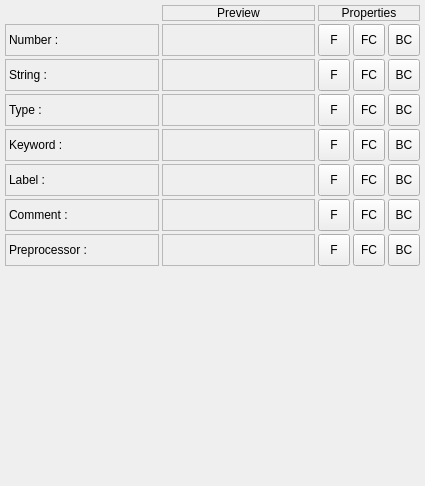
        <widget class="QWidget" name="pSyntaxHighlighter" >
         <property name="geometry" >
          <rect>
           <x>0</x>
           <y>0</y>
           <width>425</width>
           <height>486</height>
          </rect>
         </property>
         <attribute name="label" >
          <string>Syntax Highlighter</string>
         </attribute>
         <layout class="QGridLayout" >
          <property name="margin" >
           <number>5</number>
          </property>
          <property name="spacing" >
           <number>3</number>
          </property>
          <item row="3" column="0" >
           <widget class="QLabel" name="lType" >
            <property name="frameShape" >
             <enum>QFrame::StyledPanel</enum>
            </property>
            <property name="text" >
             <string>Type :</string>
            </property>
           </widget>
          </item>
          <item row="1" column="3" >
           <widget class="QToolButton" name="tbColorSchemeForeground1" >
            <property name="minimumSize" >
             <size>
              <width>32</width>
              <height>32</height>
             </size>
            </property>
            <property name="maximumSize" >
             <size>
              <width>32</width>
              <height>32</height>
             </size>
            </property>
            <property name="cursor" >
             <cursor>13</cursor>
            </property>
            <property name="toolTip" >
             <string>Foreground Color...</string>
            </property>
            <property name="text" >
             <string>FC</string>
            </property>
           </widget>
          </item>
          <item row="4" column="2" >
           <widget class="QToolButton" name="tbColorSchemeFont4" >
            <property name="minimumSize" >
             <size>
              <width>32</width>
              <height>32</height>
             </size>
            </property>
            <property name="maximumSize" >
             <size>
              <width>32</width>
              <height>32</height>
             </size>
            </property>
            <property name="cursor" >
             <cursor>13</cursor>
            </property>
            <property name="toolTip" >
             <string>Font...</string>
            </property>
            <property name="text" >
             <string>F</string>
            </property>
           </widget>
          </item>
          <item row="4" column="1" >
           <widget class="QLabel" name="lColorSchemePreview4" >
            <property name="autoFillBackground" >
             <bool>true</bool>
            </property>
            <property name="frameShape" >
             <enum>QFrame::StyledPanel</enum>
            </property>
            <property name="text" >
             <string/>
            </property>
           </widget>
          </item>
          <item row="2" column="3" >
           <widget class="QToolButton" name="tbColorSchemeForeground2" >
            <property name="minimumSize" >
             <size>
              <width>32</width>
              <height>32</height>
             </size>
            </property>
            <property name="maximumSize" >
             <size>
              <width>32</width>
              <height>32</height>
             </size>
            </property>
            <property name="cursor" >
             <cursor>13</cursor>
            </property>
            <property name="toolTip" >
             <string>Foreground Color...</string>
            </property>
            <property name="text" >
             <string>FC</string>
            </property>
           </widget>
          </item>
          <item row="0" column="1" >
           <widget class="QLabel" name="lColorSchemePreview" >
            <property name="sizePolicy" >
             <sizepolicy>
              <hsizetype>3</hsizetype>
              <vsizetype>5</vsizetype>
              <horstretch>0</horstretch>
              <verstretch>0</verstretch>
             </sizepolicy>
            </property>
            <property name="frameShape" >
             <enum>QFrame::StyledPanel</enum>
            </property>
            <property name="frameShadow" >
             <enum>QFrame::Sunken</enum>
            </property>
            <property name="text" >
             <string>Preview</string>
            </property>
            <property name="alignment" >
             <set>Qt::AlignCenter</set>
            </property>
           </widget>
          </item>
          <item row="7" column="1" >
           <widget class="QLabel" name="lColorSchemePreview7" >
            <property name="autoFillBackground" >
             <bool>true</bool>
            </property>
            <property name="frameShape" >
             <enum>QFrame::StyledPanel</enum>
            </property>
            <property name="text" >
             <string/>
            </property>
           </widget>
          </item>
          <item row="1" column="1" >
           <widget class="QLabel" name="lColorSchemePreview1" >
            <property name="autoFillBackground" >
             <bool>true</bool>
            </property>
            <property name="frameShape" >
             <enum>QFrame::StyledPanel</enum>
            </property>
            <property name="text" >
             <string/>
            </property>
           </widget>
          </item>
          <item row="6" column="3" >
           <widget class="QToolButton" name="tbColorSchemeForeground6" >
            <property name="minimumSize" >
             <size>
              <width>32</width>
              <height>32</height>
             </size>
            </property>
            <property name="maximumSize" >
             <size>
              <width>32</width>
              <height>32</height>
             </size>
            </property>
            <property name="cursor" >
             <cursor>13</cursor>
            </property>
            <property name="toolTip" >
             <string>Foreground Color...</string>
            </property>
            <property name="text" >
             <string>FC</string>
            </property>
           </widget>
          </item>
          <item row="5" column="0" >
           <widget class="QLabel" name="lLabel" >
            <property name="sizePolicy" >
             <sizepolicy>
              <hsizetype>3</hsizetype>
              <vsizetype>5</vsizetype>
              <horstretch>0</horstretch>
              <verstretch>0</verstretch>
             </sizepolicy>
            </property>
            <property name="frameShape" >
             <enum>QFrame::StyledPanel</enum>
            </property>
            <property name="text" >
             <string>Label :</string>
            </property>
           </widget>
          </item>
          <item row="5" column="2" >
           <widget class="QToolButton" name="tbColorSchemeFont5" >
            <property name="minimumSize" >
             <size>
              <width>32</width>
              <height>32</height>
             </size>
            </property>
            <property name="maximumSize" >
             <size>
              <width>32</width>
              <height>32</height>
             </size>
            </property>
            <property name="cursor" >
             <cursor>13</cursor>
            </property>
            <property name="toolTip" >
             <string>Font...</string>
            </property>
            <property name="text" >
             <string>F</string>
            </property>
           </widget>
          </item>
          <item row="6" column="1" >
           <widget class="QLabel" name="lColorSchemePreview6" >
            <property name="autoFillBackground" >
             <bool>true</bool>
            </property>
            <property name="frameShape" >
             <enum>QFrame::StyledPanel</enum>
            </property>
            <property name="text" >
             <string/>
            </property>
           </widget>
          </item>
          <item row="6" column="4" >
           <widget class="QToolButton" name="tbColorSchemeBackground6" >
            <property name="minimumSize" >
             <size>
              <width>32</width>
              <height>32</height>
             </size>
            </property>
            <property name="maximumSize" >
             <size>
              <width>32</width>
              <height>32</height>
             </size>
            </property>
            <property name="cursor" >
             <cursor>13</cursor>
            </property>
            <property name="toolTip" >
             <string>Background Color...</string>
            </property>
            <property name="text" >
             <string>BC</string>
            </property>
           </widget>
          </item>
          <item row="0" column="2" colspan="3" >
           <widget class="QLabel" name="lColorSchemeProperties" >
            <property name="sizePolicy" >
             <sizepolicy>
              <hsizetype>3</hsizetype>
              <vsizetype>5</vsizetype>
              <horstretch>0</horstretch>
              <verstretch>0</verstretch>
             </sizepolicy>
            </property>
            <property name="frameShape" >
             <enum>QFrame::StyledPanel</enum>
            </property>
            <property name="frameShadow" >
             <enum>QFrame::Sunken</enum>
            </property>
            <property name="text" >
             <string>Properties</string>
            </property>
            <property name="alignment" >
             <set>Qt::AlignCenter</set>
            </property>
           </widget>
          </item>
          <item row="2" column="1" >
           <widget class="QLabel" name="lColorSchemePreview2" >
            <property name="autoFillBackground" >
             <bool>true</bool>
            </property>
            <property name="frameShape" >
             <enum>QFrame::StyledPanel</enum>
            </property>
            <property name="text" >
             <string/>
            </property>
           </widget>
          </item>
          <item row="6" column="2" >
           <widget class="QToolButton" name="tbColorSchemeFont6" >
            <property name="minimumSize" >
             <size>
              <width>32</width>
              <height>32</height>
             </size>
            </property>
            <property name="maximumSize" >
             <size>
              <width>32</width>
              <height>32</height>
             </size>
            </property>
            <property name="cursor" >
             <cursor>13</cursor>
            </property>
            <property name="toolTip" >
             <string>Font...</string>
            </property>
            <property name="text" >
             <string>F</string>
            </property>
           </widget>
          </item>
          <item row="1" column="0" >
           <widget class="QLabel" name="lNumber" >
            <property name="frameShape" >
             <enum>QFrame::StyledPanel</enum>
            </property>
            <property name="text" >
             <string>Number :</string>
            </property>
           </widget>
          </item>
          <item row="5" column="1" >
           <widget class="QLabel" name="lColorSchemePreview5" >
            <property name="autoFillBackground" >
             <bool>true</bool>
            </property>
            <property name="frameShape" >
             <enum>QFrame::StyledPanel</enum>
            </property>
            <property name="text" >
             <string/>
            </property>
           </widget>
          </item>
          <item row="3" column="4" >
           <widget class="QToolButton" name="tbColorSchemeBackground3" >
            <property name="minimumSize" >
             <size>
              <width>32</width>
              <height>32</height>
             </size>
            </property>
            <property name="maximumSize" >
             <size>
              <width>32</width>
              <height>32</height>
             </size>
            </property>
            <property name="cursor" >
             <cursor>13</cursor>
            </property>
            <property name="toolTip" >
             <string>Background Color...</string>
            </property>
            <property name="text" >
             <string>BC</string>
            </property>
           </widget>
          </item>
          <item row="7" column="4" >
           <widget class="QToolButton" name="tbColorSchemeBackground7" >
            <property name="minimumSize" >
             <size>
              <width>32</width>
              <height>32</height>
             </size>
            </property>
            <property name="maximumSize" >
             <size>
              <width>32</width>
              <height>32</height>
             </size>
            </property>
            <property name="cursor" >
             <cursor>13</cursor>
            </property>
            <property name="toolTip" >
             <string>Background Color...</string>
            </property>
            <property name="text" >
             <string>BC</string>
            </property>
           </widget>
          </item>
          <item row="2" column="0" >
           <widget class="QLabel" name="lString" >
            <property name="frameShape" >
             <enum>QFrame::StyledPanel</enum>
            </property>
            <property name="text" >
             <string>String :</string>
            </property>
           </widget>
          </item>
          <item row="5" column="3" >
           <widget class="QToolButton" name="tbColorSchemeForeground5" >
            <property name="minimumSize" >
             <size>
              <width>32</width>
              <height>32</height>
             </size>
            </property>
            <property name="maximumSize" >
             <size>
              <width>32</width>
              <height>32</height>
             </size>
            </property>
            <property name="cursor" >
             <cursor>13</cursor>
            </property>
            <property name="toolTip" >
             <string>Foreground Color...</string>
            </property>
            <property name="text" >
             <string>FC</string>
            </property>
           </widget>
          </item>
          <item row="6" column="0" >
           <widget class="QLabel" name="lComment" >
            <property name="frameShape" >
             <enum>QFrame::StyledPanel</enum>
            </property>
            <property name="text" >
             <string>Comment :</string>
            </property>
           </widget>
          </item>
          <item row="3" column="3" >
           <widget class="QToolButton" name="tbColorSchemeForeground3" >
            <property name="minimumSize" >
             <size>
              <width>32</width>
              <height>32</height>
             </size>
            </property>
            <property name="maximumSize" >
             <size>
              <width>32</width>
              <height>32</height>
             </size>
            </property>
            <property name="cursor" >
             <cursor>13</cursor>
            </property>
            <property name="toolTip" >
             <string>Foreground Color...</string>
            </property>
            <property name="text" >
             <string>FC</string>
            </property>
           </widget>
          </item>
          <item row="7" column="2" >
           <widget class="QToolButton" name="tbColorSchemeFont7" >
            <property name="minimumSize" >
             <size>
              <width>32</width>
              <height>32</height>
             </size>
            </property>
            <property name="maximumSize" >
             <size>
              <width>32</width>
              <height>32</height>
             </size>
            </property>
            <property name="cursor" >
             <cursor>13</cursor>
            </property>
            <property name="toolTip" >
             <string>Font...</string>
            </property>
            <property name="text" >
             <string>F</string>
            </property>
           </widget>
          </item>
          <item row="4" column="4" >
           <widget class="QToolButton" name="tbColorSchemeBackground4" >
            <property name="minimumSize" >
             <size>
              <width>32</width>
              <height>32</height>
             </size>
            </property>
            <property name="maximumSize" >
             <size>
              <width>32</width>
              <height>32</height>
             </size>
            </property>
            <property name="cursor" >
             <cursor>13</cursor>
            </property>
            <property name="toolTip" >
             <string>Background Color...</string>
            </property>
            <property name="text" >
             <string>BC</string>
            </property>
           </widget>
          </item>
          <item row="7" column="3" >
           <widget class="QToolButton" name="tbColorSchemeForeground7" >
            <property name="minimumSize" >
             <size>
              <width>32</width>
              <height>32</height>
             </size>
            </property>
            <property name="maximumSize" >
             <size>
              <width>32</width>
              <height>32</height>
             </size>
            </property>
            <property name="cursor" >
             <cursor>13</cursor>
            </property>
            <property name="toolTip" >
             <string>Foreground Color...</string>
            </property>
            <property name="text" >
             <string>FC</string>
            </property>
           </widget>
          </item>
          <item row="4" column="3" >
           <widget class="QToolButton" name="tbColorSchemeForeground4" >
            <property name="minimumSize" >
             <size>
              <width>32</width>
              <height>32</height>
             </size>
            </property>
            <property name="maximumSize" >
             <size>
              <width>32</width>
              <height>32</height>
             </size>
            </property>
            <property name="cursor" >
             <cursor>13</cursor>
            </property>
            <property name="toolTip" >
             <string>Foreground Color...</string>
            </property>
            <property name="text" >
             <string>FC</string>
            </property>
           </widget>
          </item>
          <item row="3" column="2" >
           <widget class="QToolButton" name="tbColorSchemeFont3" >
            <property name="minimumSize" >
             <size>
              <width>32</width>
              <height>32</height>
             </size>
            </property>
            <property name="maximumSize" >
             <size>
              <width>32</width>
              <height>32</height>
             </size>
            </property>
            <property name="cursor" >
             <cursor>13</cursor>
            </property>
            <property name="toolTip" >
             <string>Font...</string>
            </property>
            <property name="text" >
             <string>F</string>
            </property>
           </widget>
          </item>
          <item row="4" column="0" >
           <widget class="QLabel" name="lKeyword" >
            <property name="autoFillBackground" >
             <bool>true</bool>
            </property>
            <property name="frameShape" >
             <enum>QFrame::StyledPanel</enum>
            </property>
            <property name="text" >
             <string>Keyword :</string>
            </property>
           </widget>
          </item>
          <item row="3" column="1" >
           <widget class="QLabel" name="lColorSchemePreview3" >
            <property name="autoFillBackground" >
             <bool>true</bool>
            </property>
            <property name="frameShape" >
             <enum>QFrame::StyledPanel</enum>
            </property>
            <property name="text" >
             <string/>
            </property>
           </widget>
          </item>
          <item row="2" column="4" >
           <widget class="QToolButton" name="tbColorSchemeBackground2" >
            <property name="minimumSize" >
             <size>
              <width>32</width>
              <height>32</height>
             </size>
            </property>
            <property name="maximumSize" >
             <size>
              <width>32</width>
              <height>32</height>
             </size>
            </property>
            <property name="cursor" >
             <cursor>13</cursor>
            </property>
            <property name="toolTip" >
             <string>Background Color...</string>
            </property>
            <property name="text" >
             <string>BC</string>
            </property>
           </widget>
          </item>
          <item row="2" column="2" >
           <widget class="QToolButton" name="tbColorSchemeFont2" >
            <property name="minimumSize" >
             <size>
              <width>32</width>
              <height>32</height>
             </size>
            </property>
            <property name="maximumSize" >
             <size>
              <width>32</width>
              <height>32</height>
             </size>
            </property>
            <property name="cursor" >
             <cursor>13</cursor>
            </property>
            <property name="toolTip" >
             <string>Font...</string>
            </property>
            <property name="text" >
             <string>F</string>
            </property>
           </widget>
          </item>
          <item row="5" column="4" >
           <widget class="QToolButton" name="tbColorSchemeBackground5" >
            <property name="minimumSize" >
             <size>
              <width>32</width>
              <height>32</height>
             </size>
            </property>
            <property name="maximumSize" >
             <size>
              <width>32</width>
              <height>32</height>
             </size>
            </property>
            <property name="cursor" >
             <cursor>13</cursor>
            </property>
            <property name="toolTip" >
             <string>Background Color...</string>
            </property>
            <property name="text" >
             <string>BC</string>
            </property>
           </widget>
          </item>
          <item row="7" column="0" >
           <widget class="QLabel" name="lPreprocessor" >
            <property name="frameShape" >
             <enum>QFrame::StyledPanel</enum>
            </property>
            <property name="text" >
             <string>Preprocessor :</string>
            </property>
           </widget>
          </item>
          <item row="1" column="2" >
           <widget class="QToolButton" name="tbColorSchemeFont1" >
            <property name="minimumSize" >
             <size>
              <width>32</width>
              <height>32</height>
             </size>
            </property>
            <property name="maximumSize" >
             <size>
              <width>32</width>
              <height>32</height>
             </size>
            </property>
            <property name="cursor" >
             <cursor>13</cursor>
            </property>
            <property name="toolTip" >
             <string>Font...</string>
            </property>
            <property name="text" >
             <string>F</string>
            </property>
           </widget>
          </item>
          <item row="1" column="4" >
           <widget class="QToolButton" name="tbColorSchemeBackground1" >
            <property name="minimumSize" >
             <size>
              <width>32</width>
              <height>32</height>
             </size>
            </property>
            <property name="maximumSize" >
             <size>
              <width>32</width>
              <height>32</height>
             </size>
            </property>
            <property name="cursor" >
             <cursor>13</cursor>
            </property>
            <property name="toolTip" >
             <string>Background Color...</string>
            </property>
            <property name="text" >
             <string>BC</string>
            </property>
           </widget>
          </item>
          <item row="8" column="0" colspan="5" >
           <spacer>
            <property name="orientation" >
             <enum>Qt::Vertical</enum>
            </property>
            <property name="sizeHint" >
             <size>
              <width>20</width>
              <height>40</height>
             </size>
            </property>
           </spacer>
          </item>
         </layout>
        </widget>
